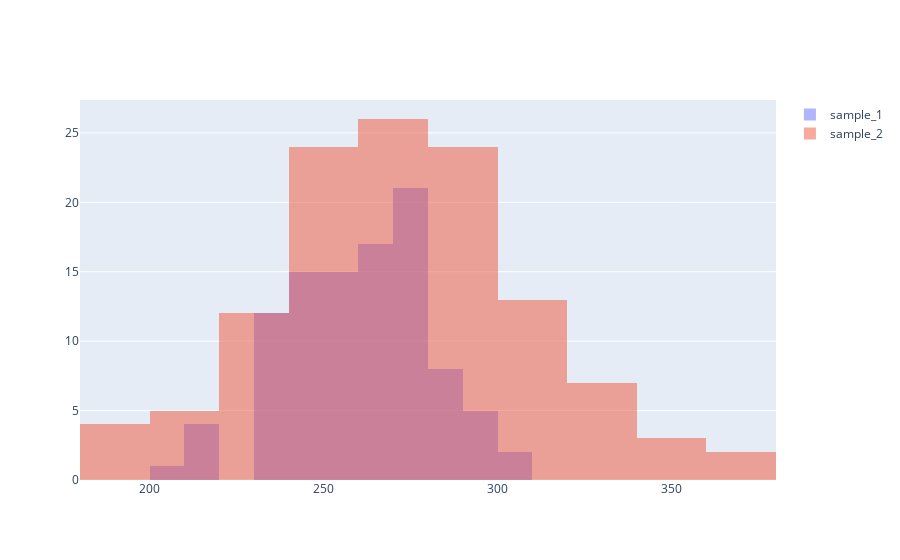

Notebook source saved alongside this figure:
### Code cell
fig = go.Figure()
fig.add_trace(go.Histogram(x=sample_1, name='sample_1'))
fig.add_trace(go.Histogram(x=sample_2, name='sample_2'))

# Overlay both histograms
fig.update_layout(barmode='overlay')
# Reduce opacity to see both histograms
fig.update_traces(opacity=0.5)
fig.show()
